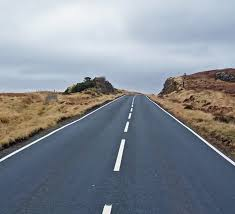
#> input picture Road_2.jpg, 235 x 214 px
$ python multi_seed_floodfill.py
#> lines starting #> are read from the running program, lines starting #| are printed output that depends on the picture
#> the answer given: Road_2.jpg
#> further down, original_image is the input picture: shape (214, 235, 3); mean B, G, R 147.2, 138.5, 131.8
import cv2
import numpy as np
from tkinter import filedialog
from tkinter import Tk

# 全局變數
original_image, resized_image, temp_image = None, None, None
seeds = []


# 縮放影像
def resize_image(image, min_size=1024):
#> called with min_size = 1024
    h, w = image.shape[:2]
#> h = 214; w = 235
    if max(h, w) < min_size:
        scale = min_size / max(h, w)
#> scale = 4.36
        new_w = int(w * scale)
#> new_w = 1024
        new_h = int(h * scale)
#> new_h = 932
        print(f"Resizing image from ({h}, {w}) to ({new_h}, {new_w})")
#| Resizing image from (214, 235) to (932, 1024)
        return cv2.resize(image, (new_w, new_h))
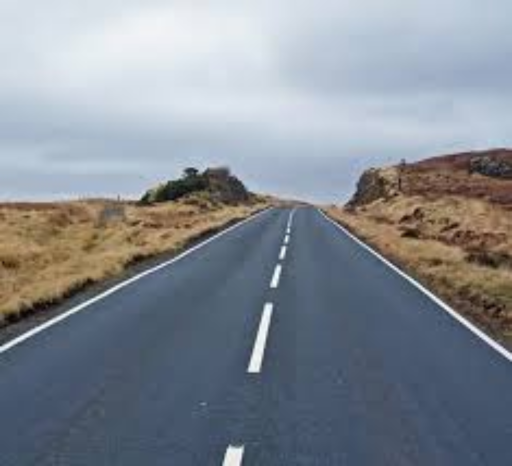
#> returned value: shape (932, 1024, 3) (shown at 1/2 size); mean of channels 0, 1, 2 147.1, 138.4, 131.7; drawn as B, G, R
    return image


# 滑鼠事件回調：新增種子點
# [58 lines left out: functions mouse_handler, perform_flood_fill, reset_image, not called in this run]


# 主控制循環
if __name__ == "__main__":
    # 載入影像
    root = Tk()
    root.withdraw()
    file_path = filedialog.askopenfilename(title="選擇影像檔案")
    if not file_path:
        print("未選擇影像，程式結束")
        exit()
    original_image = cv2.imread(file_path)

    # 生成縮放影像
    resized_image = resize_image(original_image)
    temp_image = original_image.copy()
    cv2.imshow("Image", temp_image)

    # 鼠標與 UI 控制
    cv2.setMouseCallback("Image", mouse_handler)
    cv2.namedWindow("UI")
    cv2.createTrackbar("Resize Image (Checkbox)", "UI", 0, 1, lambda x: None)
    cv2.createTrackbar("Visualize Process (Checkbox)", "UI", 0, 1, lambda x: None)
    cv2.createTrackbar("Flood Fill Speed", "UI", 50, 100, lambda x: None)
    cv2.createTrackbar("loDiff", "UI", 10, 255, lambda x: None)
    cv2.createTrackbar("upDiff", "UI", 10, 255, lambda x: None)

    print("操作指南：")
    print("- 種子點選擇（鼠標左鍵點擊影像）")
    print("- 使用滑桿調整參數：")
    print("    - Resize Image：影像縮放開關")
    print("    - Visualize Process：逐步填充可視化")
    print("    - loDiff 與 upDiff：容容範圍調整")
    print("- 按 'f' 執行 Flood Fill，按 'r' 重置影像")
    print("- 按 'ESC' 結束程式")

    while True:
        key = cv2.waitKey(1) & 0xFF
#> (key Esc is pressed here)
        if key == ord('f'):
            if not seeds:
                print("請先選擇種子點再執行 Flood Fill")
            else:
                perform_flood_fill()
        elif key == ord('r'):
            reset_image()
        elif key == 27:  # ESC 鍵 - 結束程式
            print("程序結束")
            break

    cv2.destroyAllWindows()
